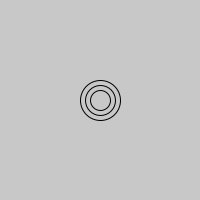
Frame 1 (no input)
Frame 60 (the mouse pressed at the canvas centre just before this capture): identical to frame 1, image omitted
Frame 120 (the mouse held since frame 60 and released just before this capture): identical to frame 1, image omitted

The Processing sketch that drew this single still picture (run headless with seeded random() and noise(); from frame 60 on, the mouse is pressed at the canvas centre):

// Processing sketch: Aufgabe_5_3_f
// ── Aufgabe_5_3_f.pde
int rings = 3;
int ringdiff = 10;

void setup() {
  size(200, 200);
  noFill();
}

void draw() {
  background(200);


  //draw rings

  for (int i = 2; i < rings +2; i += 1) { // i cant be null, because ring 0 is dependant on it
    ellipse(width/2, height/2, i * ringdiff, i * ringdiff);
  }
}
void mousePressed() {
  if (mousePressed && (mouseButton == LEFT)) {
    rings++;
  } else if (mousePressed && (mouseButton == RIGHT)) {
    rings--;
    if (rings <= 3) {
      rings = 3;
    }
  }
}
